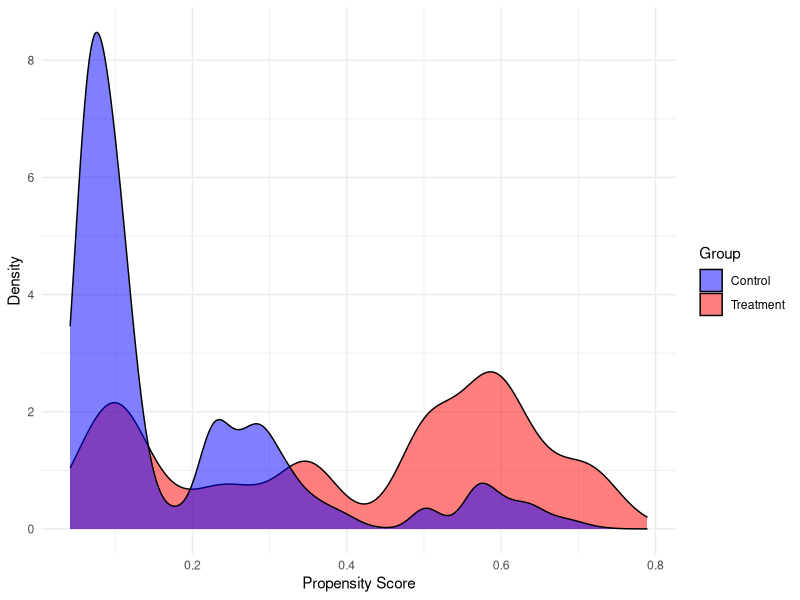

Generate this figure with R:
## ---- chunk 1
knitr::opts_chunk$set(echo = TRUE)
## ---- chunk 2
data <- read.csv("final_data.csv")
head(data)
## ---- chunk 3
library(MatchIt)
library(ggplot2)
ps_formula <- CO.AQI.Category~Ozone.AQI.Category+NO2.AQI.Category+Country
ps_model <- matchit(ps_formula, data = data, method = "nearest")
ps_scores <- ps_model$distance
data$propensity_score <- ps_scores
# Subset data for treatment and control groups
treatment_data <- data[data$CO.AQI.Category == 1, ]
control_data <- data[data$CO.AQI.Category == 0, ]

# Create density plots for propensity scores
ggplot() +
  geom_density(data = treatment_data, aes(x = propensity_score, fill = "Treatment"), alpha = 0.5) +
  geom_density(data = control_data, aes(x = propensity_score, fill = "Control"), alpha = 0.5) +
  labs(x = "Propensity Score", y = "Density", fill = "Group") +
  scale_fill_manual(values = c("blue", "red")) +
  theme_minimal()
## ---- chunk 4
match.method = matchit(CO.AQI.Category~propensity_score, data=data, method="nearest",ratio = 1)
match_data = match.data(match.method)
## ---- chunk 5
summary(match.method, un = FALSE)
## ---- chunk 6
smd <- function(variate, match_data.=match_data){
  ind_treat = which(match_data.$CO.AQI.Category == 1)
  ind_control = which(match_data.$CO.AQI.Category == 0)
  treat = data[[variate]][ind_treat]
  control = data[[variate]][ind_control]
  smd = abs(mean(treat)-mean(control))/sqrt((var(treat)+var(control))/2)
  smd
}
cat(c("The smd of Ozone.AQI.Category:", smd('Ozone.AQI.Category')))
cat(c("\nThe smd of NO2.AQI.Category:", smd('NO2.AQI.Category')))
cat(c("\nThe smd of Country:", smd('Country')))
## ---- chunk 7
att <- function(match_data){
  ind_treat = which(match_data$CO.AQI.Category == 1)
  ind_control = which(match_data$CO.AQI.Category == 0)
  treat = match_data$PM2.5.AQI.Value[ind_treat]
  control = match_data$PM2.5.AQI.Value[ind_control]
  mean(treat)-mean(control)
}

cat("The att of matched data is:", att(match_data))
att_v = att(match_data)
## ---- chunk 8
new_data = data
new_data$CO.AQI.Category = 1 - data$CO.AQI.Category
match.method = matchit(CO.AQI.Category~propensity_score, data=new_data, method="nearest",ratio = 1)
match_data = match.data(match.method)

cat(c("The smd of Ozone.AQI.Category:", smd('Ozone.AQI.Category')))
cat(c("\nThe smd of NO2.AQI.Category:", smd('NO2.AQI.Category')))
cat(c("\nThe smd of Country:", smd('Country')))
## ---- chunk 9
summary(match.method)
## ---- chunk 10
atc <- function(match_data){
  ind_treat = which(match_data$CO.AQI.Category == 0)
  ind_control = which(match_data$CO.AQI.Category == 1)
  treat = match_data$PM2.5.AQI.Value[ind_treat]
  control = match_data$PM2.5.AQI.Value[ind_control]
  mean(treat)-mean(control)
}
cat("The atc of matched data is:", atc(match_data))
atc_v = atc(match_data)
## ---- chunk 11
prob = mean(data$CO.AQI.Category)
ATE = prob*att_v+(1-prob)*atc_v
cat("ATE is:", ATE)
## ---- chunk 12
data$weights <- ifelse(data$CO.AQI.Category==1, 1/data$propensity_score, 1/(1-data$propensity_score))

E_Y_1 <- sum(data$PM2.5.AQI.Value*data$weights*data$CO.AQI.Category)/sum(data$weights*data$CO.AQI.Category)

E_Y_0 <- sum(data$PM2.5.AQI.Value*data$weights*(1-data$CO.AQI.Category))/sum(data$weights*(1-data$CO.AQI.Category))

cat("The ACE computed under weighted is:", E_Y_1-E_Y_0)
## ---- chunk 13
# Example propensity score model using stratification
model.stra <- matchit(ps_formula, data = data, method = "subclass")
data$weights<-NULL
matched_data <- match.data(model.stra)
strata <- unique(matched_data$subclass)
ace <- NULL  

for (i in 1:length(strata)) {
  stratum <- strata[i]
  
  treatment_group <- matched_data[matched_data$subclass == stratum & matched_data$CO.AQI.Category == 1, ]
  control_group <- matched_data[matched_data$subclass == stratum & matched_data$CO.AQI.Category == 0, ]
  
  mean_treatment <- mean(treatment_group$PM2.5.AQI.Value)
  mean_control <- mean(control_group$PM2.5.AQI.Value)
  
  ace[i] <- mean_treatment - mean_control
}
weighted_ace <- weighted.mean(ace, weights =table(matched_data$subclass))
weighted_ace
